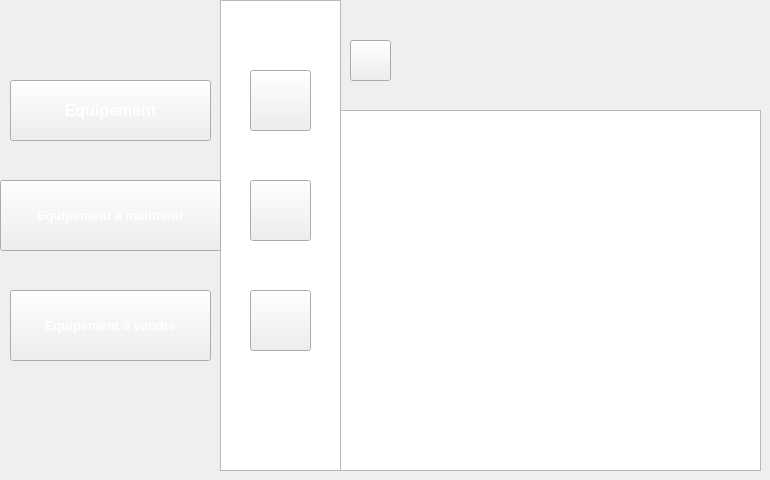
   <widget class="QWidget" name="page_34">
    <widget class="QListView" name="listView_25">
     <property name="geometry">
      <rect>
       <x>220</x>
       <y>0</y>
       <width>121</width>
       <height>471</height>
      </rect>
     </property>
     <property name="styleSheet">
      <string notr="true">background-image: url(:/new/prefix1/img/selected.png);</string>
     </property>
    </widget>
    <widget class="QPushButton" name="pushButton_262">
     <property name="geometry">
      <rect>
       <x>250</x>
       <y>290</y>
       <width>61</width>
       <height>61</height>
      </rect>
     </property>
     <property name="styleSheet">
      <string notr="true">image: url(:/new/prefix1/img/icon-afficher2.png);</string>
     </property>
     <property name="text">
      <string/>
     </property>
    </widget>
    <widget class="QPushButton" name="pushButton_263">
     <property name="geometry">
      <rect>
       <x>250</x>
       <y>70</y>
       <width>61</width>
       <height>61</height>
      </rect>
     </property>
     <property name="styleSheet">
      <string notr="true">image: url(:/new/prefix1/img/icon-ajout2.png);
background-image: url(:/new/prefix1/img/bg.png);</string>
     </property>
     <property name="text">
      <string/>
     </property>
    </widget>
    <widget class="QPushButton" name="pushButton_264">
     <property name="geometry">
      <rect>
       <x>250</x>
       <y>180</y>
       <width>61</width>
       <height>61</height>
      </rect>
     </property>
     <property name="styleSheet">
      <string notr="true">image: url(:/new/prefix1/img/icon-modif2 (1).png);</string>
     </property>
     <property name="text">
      <string/>
     </property>
    </widget>
    <widget class="QPushButton" name="trier">
     <property name="geometry">
      <rect>
       <x>350</x>
       <y>40</y>
       <width>41</width>
       <height>41</height>
      </rect>
     </property>
     <property name="styleSheet">
      <string notr="true">
image: url(:/new/prefix1/img/icon-class.png);</string>
     </property>
     <property name="text">
      <string/>
     </property>
    </widget>
    <widget class="QPushButton" name="equip_4">
     <property name="geometry">
      <rect>
       <x>10</x>
       <y>80</y>
       <width>201</width>
       <height>61</height>
      </rect>
     </property>
     <property name="font">
      <font>
       <pointsize>12</pointsize>
       <weight>75</weight>
       <bold>true</bold>
      </font>
     </property>
     <property name="styleSheet">
      <string notr="true">color: rgb(255, 255, 255);

</string>
     </property>
     <property name="text">
      <string>Equipement</string>
     </property>
    </widget>
    <widget class="QPushButton" name="maintenir_5">
     <property name="geometry">
      <rect>
       <x>0</x>
       <y>180</y>
       <width>221</width>
       <height>71</height>
      </rect>
     </property>
     <property name="font">
      <font>
       <pointsize>10</pointsize>
       <weight>75</weight>
       <bold>true</bold>
      </font>
     </property>
     <property name="styleSheet">
      <string notr="true">color: rgb(255, 255, 255);

</string>
     </property>
     <property name="text">
      <string>Equipement à maintenir</string>
     </property>
    </widget>
    <widget class="QPushButton" name="maintenir_6">
     <property name="geometry">
      <rect>
       <x>10</x>
       <y>290</y>
       <width>201</width>
       <height>71</height>
      </rect>
     </property>
     <property name="font">
      <font>
       <pointsize>10</pointsize>
       <weight>75</weight>
       <bold>true</bold>
      </font>
     </property>
     <property name="styleSheet">
      <string notr="true">color: rgb(255, 255, 255);

</string>
     </property>
     <property name="text">
      <string>Equipement à vendre</string>
     </property>
    </widget>
    <widget class="QTableView" name="tablemaintenance">
     <property name="geometry">
      <rect>
       <x>340</x>
       <y>110</y>
       <width>421</width>
       <height>361</height>
      </rect>
     </property>
     <property name="styleSheet">
      <string notr="true">background-image: url(:/new/prefix1/img/back.png);</string>
     </property>
    </widget>
   </widget>
